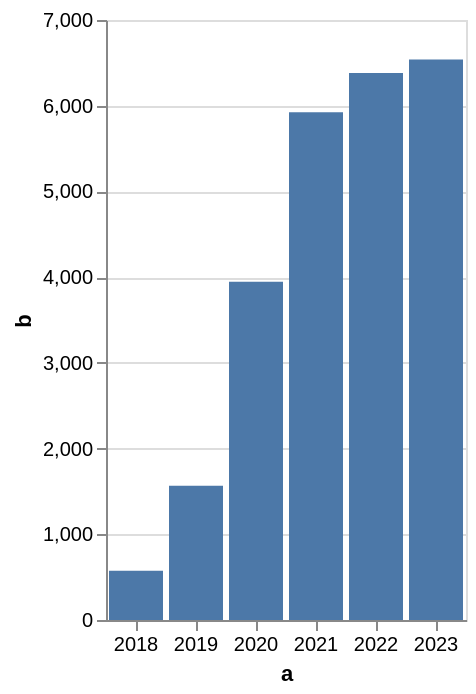

Write the Vega-Lite specification saved for this chart.
### Vega-Lite specification from a JSON file in a GitHub repository (floating-point values rounded to 4 significant figures)
{"$schema": "https://vega.github.io/schema/vega-lite/v5.json", "description": "A simple bar chart with embedded data.", "data": {"values": [{"a": "2018", "b": 575}, {"a": "2019", "b": 1566}, {"a": "2020", "b": 3945}, {"a": "2021", "b": 5925}, {"a": "2022", "b": 6383}, {"a": "2023", "b": 6538}]}, "width": {"step": 30}, "mark": "bar", "encoding": {"x": {"field": "a", "type": "nominal", "axis": {"labelAngle": 0}}, "y": {"field": "b", "type": "quantitative"}}}
